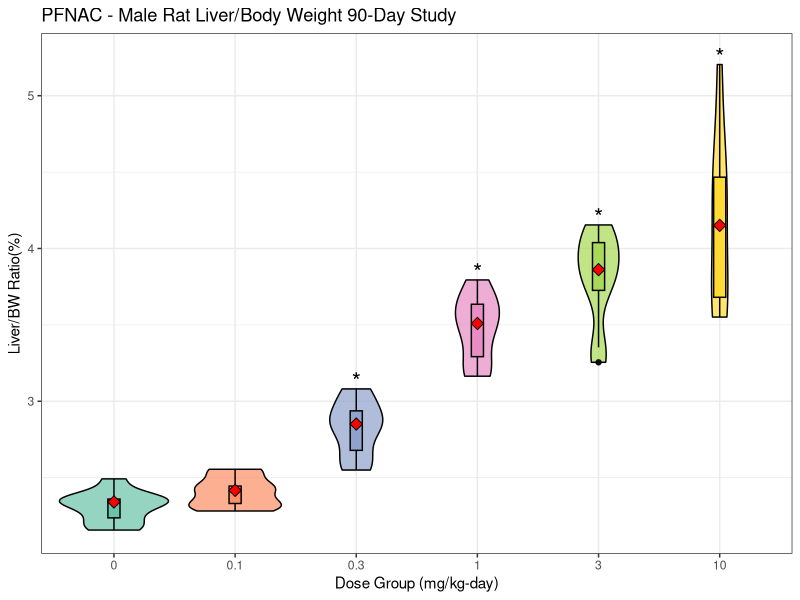
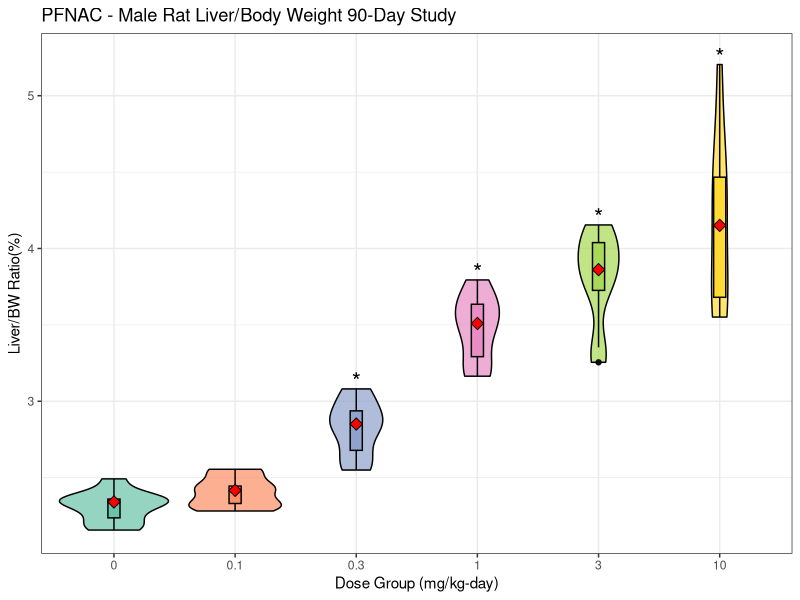

These figures' R source, in order:

# file: PFNACorgangraphs.R
# purpose: statistical analysis Organ Wt Data 90-day (CSS401.6.7)
# 1/15/25 - EMK edit to make this file for generating graphics only, use in ms & poster
# uses data file OrganWeightsPFAS.xlsx
#
# 2/11/2025
# uncomment stat_summary so that mean can be displayed as a red triangle

# Load needed R packages
library(ggplot2)
library(dplyr)
library(readxl)

# Read in the data file
PFNACo <- read_excel("OrganWeightsPFAS.xlsx", sheet = 'PFNAC', na = c("", "NA"))

# Remove rows 63 through the last row and eliminate Females
PFNACom <- PFNACo[-c(61:nrow(PFNACo)), ]
View(PFNACom)

# Identify the top 4 highest relative liver weights
top_doses <- PFNACom %>%
  group_by(Group) %>%
  summarise(max_LiverRel = max(LiverRel, na.rm = TRUE)) %>% # Find max per group
  arrange(desc(max_LiverRel)) %>% # Sort by highest values
  slice(1:4) %>% # Select top 4 highest values
  mutate(y_position = max_LiverRel + 0.05) # Adjust y-position for asterisk placement

# Ensure Group is a factor to align correctly
PFNACom$Group <- as.factor(PFNACom$Group)
top_doses$Group <- as.factor(top_doses$Group)

# BOX PLOTS - Male Rat Relative Liver Weight Data PFNAC
LiverRel1m <- ggplot(
  PFNACom,
  aes(
    x = factor(Group),
    y = LiverRel,
    fill = factor(Group) # Fill for violin plot
  )
) +
  geom_violin(trim = TRUE, alpha = 0.7, color = "black") + # Violin plot
  geom_boxplot(
    aes(fill = factor(Group)), # Separate fill for box plot
    width = 0.1,
    color = "black",
    alpha = 0.9
  ) +
  # Add median red triangle marker
  stat_summary(fun = median, geom = "point", shape = 23, size = 3, fill = "red") +
  # Add asterisks above the top 4 doses
  geom_text(
    data = top_doses,
    aes(x = Group, y = y_position, label = "*"),
    size = 6, color = "black"
  ) +
  labs(
    title = "PFNAC - Male Rat Liver/Body Weight 90-Day Study",
    x = "Dose Group (mg/kg-day)",
    y = "Liver/BW Ratio(%)"
  ) +
  scale_fill_brewer(palette = "Set2", name = "Group") + # Colorful palette
  theme_bw() +
  theme(legend.position = "none")

# Save the plot as a PNG file
ggsave(
  filename = "LiverRel1m.png",
  plot = LiverRel1m,
  width = 8,
  height = 6,
  dpi = 300
)

# Display the plot
LiverRel1m
